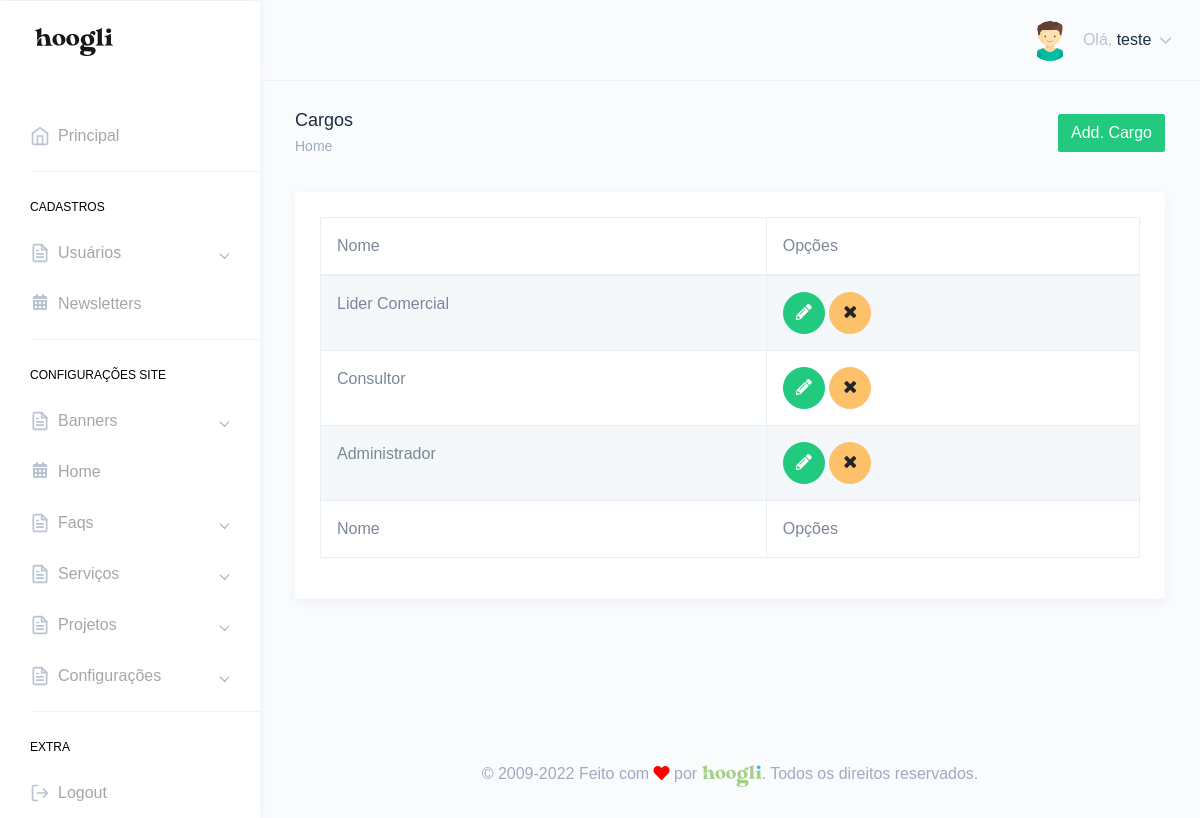
The app's page /painel/cargos.php (signed in) with its own data.
### tables this page shows
CREATE TABLE `tbl_usuarios` (
  `id` int(11) NOT NULL,
  `nome` varchar(250) DEFAULT NULL,
  `email` varchar(250) DEFAULT NULL,
  `telefone` varchar(250) DEFAULT NULL,
  `endereco` varchar(250) DEFAULT NULL,
  `cpf` varchar(100) DEFAULT NULL,
  `login` varchar(100) DEFAULT NULL,
  `senha` varchar(100) DEFAULT NULL,
  `foto` varchar(250) DEFAULT NULL,
  `id_cargo` int(11) DEFAULT NULL,
  `sexo` varchar(2) DEFAULT NULL,
  `perm_cad_usuario` varchar(2) DEFAULT NULL,
  `perm_relatorio` varchar(2) DEFAULT NULL,
  `perm_add_usuario` varchar(2) DEFAULT NULL,
  `perm_edit_usuario` varchar(2) DEFAULT NULL,
  `perm_del_usuario` varchar(2) DEFAULT NULL,
  `perm_cad_contato` varchar(2) DEFAULT NULL,
  `perm_edit_contato` varchar(2) DEFAULT NULL,
  `perm_del_contato` varchar(2) DEFAULT NULL,
  `perm_edit_contato_nf` varchar(3) DEFAULT NULL,
  `perm_pag_principal_rm` varchar(2) DEFAULT NULL,
  `perm_pag_principal_uc` varchar(2) DEFAULT NULL,
  `admin_geral` varchar(2) DEFAULT NULL,
  `data_frase` date DEFAULT NULL,
  `id_frase` int(11) DEFAULT NULL,
  `frase_lida` varchar(2) DEFAULT NULL
);

CREATE TABLE `tbl_cargo` (
  `id` int(11) NOT NULL,
  `cargo` varchar(250) DEFAULT NULL
);

### Connection/con-pdo.php (called while the page is built, shortened)
<?php
$conInstanciada = '';
if(empty($conInstanciada)) {
	class Conexao {
		private static $pdo;
		public static function getInstance() {
		if (!isset(self::$pdo)) {
		 try {
		  $opcoes = array(PDO::MYSQL_ATTR_INIT_COMMAND => 'SET NAMES utf8', PDO::ATTR_PERSISTENT => TRUE);
		  self::$pdo = new PDO("mysql:host=" . HOST . "; dbname=" . DBNAME . "; charset=" . CHARSET . ";", USER, PASSWORD, $opcoes);
		  self::$pdo->setAttribute(PDO::ATTR_ERRMODE, PDO::ERRMODE_EXCEPTION);
		 } catch (PDOException $e) {
		  print "Erro: " . $e->getMessage();
		 }
		}
		return self::$pdo;
		}
	}
}

### Class/acesso.class.php (called while the page is built, shortened)
<?php
$AcessoInstanciada = '';
if(empty($AcessoInstanciada)) {
	if(file_exists('Connection/conexao.php')) {
		require_once('Connection/con-pdo.php');
		require_once('funcoes.php');
	} else {
		require_once('../Connection/con-pdo.php');
		require_once('../funcoes.php');
	}
	class Acesso {
		private $pdo = null;
		private static $Acesso = null;
		private function __construct($conexao){
			$this->pdo = $conexao;
		}
		public static function getInstance($conexao){
			if (!isset(self::$Acesso)):
				self::$Acesso = new Acesso($conexao);
			endif;
			return self::$Acesso;
		}
		function rsDados($id='', $idCargo='', $orderBy='', $limite='') {
			$sqlLimite = '';
			$sqlOrdem = '';
			$sql = '';
			$nCampos = 0;
			if(!empty($id)) {
				$sql .= " and id = ?";
				$nCampos++;
				$campo[$nCampos] = $id;
			}
			try{
				$sql = "SELECT * FROM tbl_usuarios where 1=1 $sql $sqlOrdem $sqlLimite";
				$stm = $this->pdo->prepare($sql);
				for($i=1; $i<=$nCampos; $i++) {
					$stm->bindValue($i, $campo[$i]);
				}
				$stm->execute();
				$rsDados = $stm->fetchAll(PDO::FETCH_OBJ);
				if($id <> '' or $limite == 1) {
					return($rsDados[0]);
				} else {
					return($rsDados);
				}
			} catch(PDOException $erro){
				echo $erro->getMessage();
			}
		}
		function Cargo($id='') {
			$sql = '';
			$nCampos = 0;
			try{
				$sql = "SELECT * FROM tbl_cargo where 1=1 $sql";
				$stm = $this->pdo->prepare($sql);
				for($i=1; $i<=$nCampos; $i++) {
					$stm->bindValue($i, $campo[$i]);
				}
				$stm->execute();
				$rsDados = $stm->fetchAll(PDO::FETCH_OBJ);
				if($id <> '') {
					return($rsDados[0]);
				} else {
					return($rsDados);
				}
			} catch(PDOException $erro){
				echo $erro->getMessage();
			}
		}
	}
}

### painel/verifica.php (called while the page is built, shortened)
<?php
include "../Class/acesso.class.php";
$verificaRestrito = Acesso::getInstance(Conexao::getInstance());
$usuarios = Acesso::getInstance(Conexao::getInstance());
$verificaRestrito->restritoAdmin();
$dadosUsuarioLogado = $verificaRestrito->rsDados($_SESSION['dadosLogado']->id);
?>

### funcoes.php (called while the page is built, shortened)
<?php
  function icone_genero($genero) {
    switch ($genero) {
      case "M": return "assets/images/avatars/boy.svg"; break;
    }
  }
?>

### painel/cargos.php (the view, shortened to what this page needs)
<?php include "verifica.php";
$puxaCargos = $usuarios->Cargo();
?>
<!DOCTYPE html>
<html dir="ltr" lang="pt-br">
<head>
    <link href="dist/css/style.min.css" rel="stylesheet">
</head>
<body>
    <div id="main-wrapper" data-theme="light" data-layout="vertical" data-navbarbg="skin6" data-sidebartype="full" data-sidebar-position="fixed" data-header-position="fixed" data-boxed-layout="full">
      <?php include "header.php";?>
       <?php include "inc-menu-lateral.php";?>
        <div class="page-wrapper">
            <div class="page-breadcrumb">
                <div class="row">
                    <div class="col-7 align-self-center">
                        <h4 class="page-title text-truncate text-dark font-weight-medium mb-1">Cargos</h4>
                        <div class="d-flex align-items-center">
                            <nav aria-label="breadcrumb">
                                <ol class="breadcrumb m-0 p-0">
                                    <li class="breadcrumb-item"><a href="." class="text-muted">Home</a></li>
                                </ol>
                            </nav>
                        </div>
                    </div>
                    <div class="col-5 align-self-center">
                        <a href="add-cargo.php" class="btn btn-success float-right">Add. Cargo</a>
                    </div>
                </div>
            </div>
            <div class="container-fluid">
                <div class="row">
                    <div class="col-12">
                        <div class="card">
                            <div class="card-body">
                                <div class="table-responsive">
                                    <table id="zero_config" class="table table-striped table-bordered no-wrap">
                                        <thead>
                                            <tr>
                                                <th>Nome</th>
                                                <th>Opções</th>
                                            </tr>
                                        </thead>
                                        <tbody>
                                            <?php
                                            if(count($puxaCargos) > 0){
                                            foreach($puxaCargos as $cargo){?>
                                            <tr>
                                                <td><?php echo $cargo->cargo;?></td>
                                                <td>
                                                    <a href="editar-cargo.php?id=<?php echo $cargo->id;?>" class="btn btn-success btn-circle"><i class="fas fa-pencil-alt"></i></a>
                                                    <a href="cargos.php?id=<?php echo $cargo->id;?>&acao=excluirCargo" class="btn btn-warning btn-circle"><i class="fa fa-times"></i></a>
                                                </td>
                                            </tr>
                                            <?php } }?>
                                        </tbody>
                                        <tfoot>
                                            <tr>
                                                <th>Nome</th>
                                                <th>Opções</th>
                                            </tr>
                                        </tfoot>
                                    </table>
                                </div>
                            </div>
                        </div>
                    </div>
                </div>
            </div>
        <?php include "footer.php";?>
        </div>
    </div>
</body>
</html>

### painel/header.php (shortened to what this page needs)
<header class="topbar" data-navbarbg="skin6">
            <nav class="navbar top-navbar navbar-expand-md">
                <div class="navbar-header" data-logobg="skin6">
                    <div class="navbar-brand">
                        <a href=".">
                            <span class="logo-text">
                                <img src="assets/images/hoogli_logo.png" alt="homepage" class="dark-logo" />
                            </span>
                        </a>
                    </div>
                </div>
                <div class="navbar-collapse collapse" id="navbarSupportedContent">
                    <ul class="navbar-nav float-right">
                        <li class="nav-item dropdown">
                            <a class="nav-link dropdown-toggle" href="javascript:void(0)" data-toggle="dropdown"
                                aria-haspopup="true" aria-expanded="false">
                                <?php if(!empty($dadosUsuarioLogado->foto)){?>
                                <img src="../img/<?php echo $dadosUsuarioLogado->foto;?>" alt="<?php echo $dadosUsuarioLogado->nome;?>" class="rounded-circle" width="40">
                                <?php }else{?>
                                <img src="<?php echo icone_genero($dadosUsuarioLogado->sexo);?>" alt="<?php echo $dadosUsuarioLogado->nome;?>" class="rounded-circle" width="40">
                                <?php }?>
                                <span class="ml-2 d-none d-lg-inline-block"><span>Olá,</span> <span
                                        class="text-dark"><?php echo $dadosUsuarioLogado->nome;?></span> <i data-feather="chevron-down"
                                        class="svg-icon"></i></span>
                            </a>
                        </li>
                    </ul>
                </div>
            </nav>
        </header>

### records on screen
tbl_usuarios: nome "teste"
tbl_cargo: cargo "Lider Comercial"
tbl_cargo: cargo "Consultor"
tbl_cargo: cargo "Administrador"
